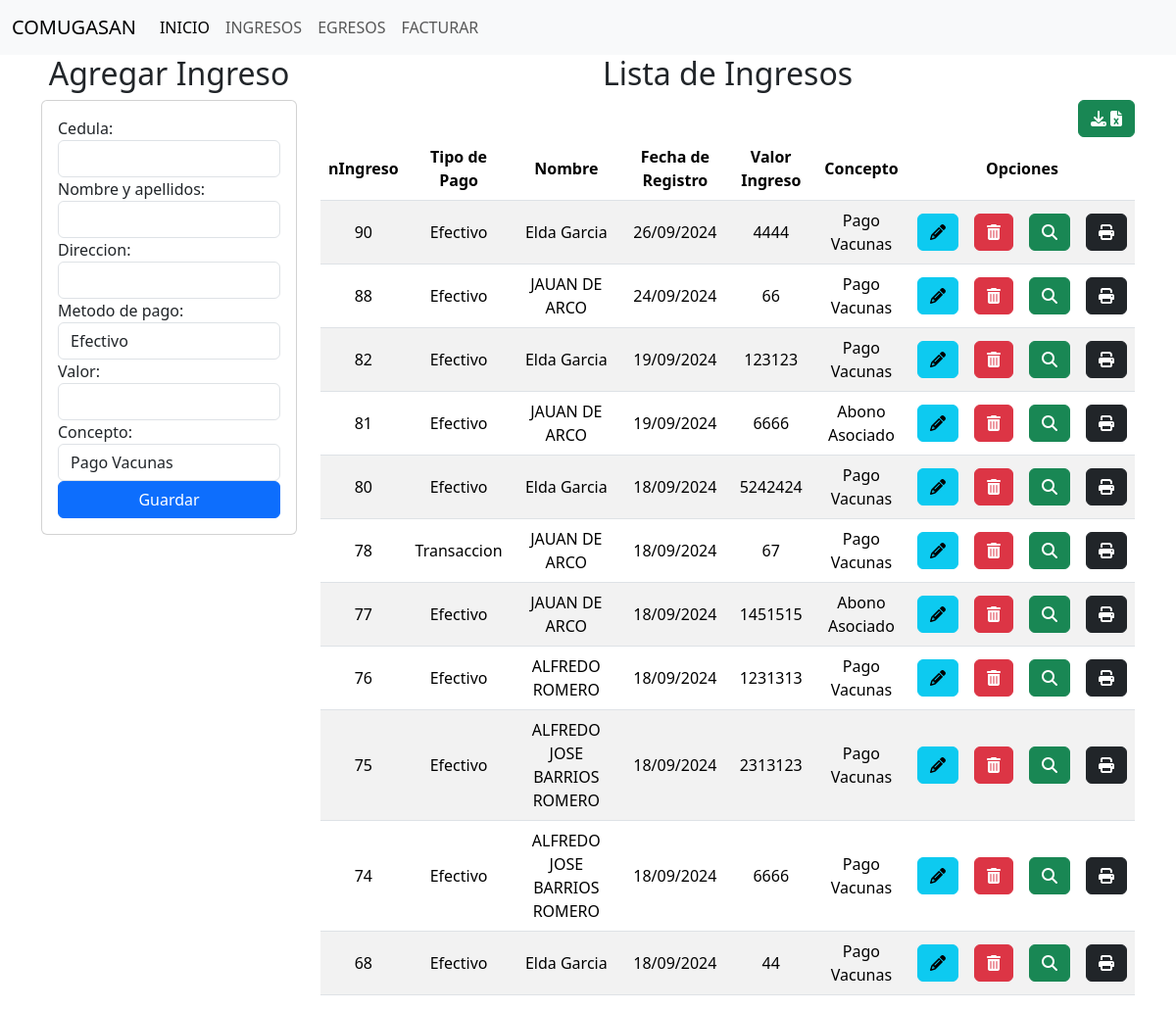
The page / on the database its author committed.
### comite/models.py (models this page shows, shortened)
class Ingresos(models.Model):
    nIngreso = models.AutoField(primary_key=True)
    usuario = models.ForeignKey(Usuarios, on_delete=models.CASCADE,null=True)
    tipo_pago = models.CharField(max_length=20)
    ciudad = models.CharField(max_length=100,default='San Juan Nepomuceno',editable=False)
    fecha = models.DateTimeField(auto_now_add=True,editable=False)
    valorIngreso = models.IntegerField(default=0,blank=True,null=True)
    concepto = models.CharField(max_length=200)

class Usuarios(models.Model):
    cedula = models.IntegerField(primary_key=True)
    nombre_completo = models.CharField(max_length=100)
    direccion = models.CharField(max_length=255)

### comite/views.py (the view)
# urls.py: path('', views.home),
def home(request):
    ingresos = Ingresos.objects.all()
    usuarios = Usuarios.objects.all()
    ingresos_invertidos = []
    for i in ingresos[::-1]:
        ingresos_invertidos.append(i)
    return render(request,"ingresos/ingresos.html",{"ingresos":ingresos_invertidos,"usuarios":usuarios})

### comite/templates/ingresos/ingresos.html (shortened to what this page needs)
{% extends "base.html" %}
{% block body %}
<div class="row">
    <div class=" col-sm-12 col-md-6 col-lg-3 col-xl-3">
        <h2 style="text-align: center;">Agregar Ingreso</h2>
        <div class="card">
            <div class="card-body">
                <form action="/registrarIngreso/" id="registro-form" method="POST">{% csrf_token %}
                    <div class="form-group">
                        <label>Cedula:</label>
                        <input  class="form-control" type="text" id="cedula" name="cedula"   maxlength="20" required >
                    </div>
                    <div class="form-group">
                        <label>Nombre y apellidos:</label>
                        <input  class="form-control" type="text" id="nombre_completo" name="nombre_completo"   maxlength="100" required >
                    </div>
                    <div class="form-group">
                        <label>Direccion:</label>
                        <input  class="form-control" type="text" id="direccion" name="direccion"   maxlength="100" required>
                    </div>
                    <label for="tipo_pago">Metodo de pago:</label>
                    <select id="tipo_pago"  class="form-control" name="tipo_pago">
                        <option value="Efectivo">Efectivo</option>
                    </select>
                    <div class="form-group">
                        <label>Valor:</label>
                        <input  class="form-control" type="number" id="valorIngreso" name="valorIngreso"   maxlength="20" required >
                    </div>
                    <div>
                        <label for="concepto">Concepto:</label>
                        <select id="concepto" class="form-control"  name="concepto">
                            <option value="Pago Vacunas">Pago Vacunas</option>
                        </select>
                    </div>
                    <div class="form-group">
                        <button type="submit" class="btn btn-primary  w-100 text-white">Guardar</button>
                    </div>
                </form>
            </div>
        </div>
    </div>
    <div class=" col-sm-12 col-md-6 col-lg-9 col-xl-9">
        <h2 style="text-align: center;">Lista de Ingresos</h2>
        <div style="text-align: right;">
        <td><a href="/descargarExcelIngresos/" class="btn btn-success">  <i class="fa-solid fa-download">&nbsp;</i><i class="fa-solid fa-file-excel"> </i></i></></a></td>
        </div>
        <div class="table-responsive">
            <table class="table table-striped">
                <thead>
                    <tr>
                        <th>nIngreso</th>
                        <th>Tipo de Pago</th>
                        <th>Nombre</th>
                        <th>Fecha de Registro</th>
                        <th>Valor Ingreso</th>
                        <th>Concepto</th>
                        <th colspan="4">Opciones</th>
                    </tr>
                </thead>
                <tbody>
                    {% for items in ingresos %}
                    <tr>
                        <td>{{items.nIngreso}}</td>
                        <td>{{items.tipo_pago}}</td>
                        <td>{{items.usuario.nombre_completo}}</td>
                        <td>{{items.fecha|date:"d/m/Y"}}</td>
                        <td>{{items.valorIngreso}}</td>
                        <td>{{items.concepto}}</td>
                        <td><a href="edicionIngreso/{{items.nIngreso}}" class="btn btn-info"><i class="fa-solid fa-pencil"></i></a></td>
                        <td><a href="eliminacionIngreso/{{items.nIngreso}}" class="btn btn-danger btnEliminacion"> <i class="fa-solid fa-trash-can"></i></a></td>
                        <td><a href="detalleIngreso/{{items.nIngreso}}" class="btn btn-success"><i class="fa-solid fa-magnifying-glass"></i></a></td>
                        <td><a href="detallePDF/{{items.nIngreso}}" onclick="abrirPopup(event, 'detallePDF/{{items.nIngreso}}', 'Mi ventana emergente', 800, 1000)"  class="btn btn-dark"><i class="fa-solid fa-print"></i></i></i></a></td>
                    </tr>
                    {% endfor%}
                </tbody>
            </table>
        </div>
    </div>
</div>
{% endblock %}

### comite/static/css/ingresos.css (style rules this page uses)
th, td { text-align: center; vertical-align: middle; }

### rows shown on the page
Ingresos: nIngreso "90", tipo_pago "Efectivo", usuario.nombre_completo "Elda Garcia", fecha "26/09/2024", valorIngreso "4444", concepto "Pago Vacunas"
Ingresos: nIngreso "88", tipo_pago "Efectivo", usuario.nombre_completo "JAUAN DE ARCO", fecha "24/09/2024", valorIngreso "66", concepto "Pago Vacunas"
Ingresos: nIngreso "82", tipo_pago "Efectivo", usuario.nombre_completo "Elda Garcia", fecha "19/09/2024", valorIngreso "123123", concepto "Pago Vacunas"
Ingresos: nIngreso "81", tipo_pago "Efectivo", usuario.nombre_completo "JAUAN DE ARCO", fecha "19/09/2024", valorIngreso "6666", concepto "Abono Asociado"
Ingresos: nIngreso "80", tipo_pago "Efectivo", usuario.nombre_completo "Elda Garcia", fecha "18/09/2024", valorIngreso "5242424", concepto "Pago Vacunas"
Ingresos: nIngreso "78", tipo_pago "Transaccion", usuario.nombre_completo "JAUAN DE ARCO", fecha "18/09/2024", valorIngreso "67", concepto "Pago Vacunas"
Ingresos: nIngreso "77", tipo_pago "Efectivo", usuario.nombre_completo "JAUAN DE ARCO", fecha "18/09/2024", valorIngreso "1451515", concepto "Abono Asociado"
Ingresos: nIngreso "76", tipo_pago "Efectivo", usuario.nombre_completo "ALFREDO ROMERO", fecha "18/09/2024", valorIngreso "1231313", concepto "Pago Vacunas"
Ingresos: nIngreso "75", tipo_pago "Efectivo", usuario.nombre_completo "ALFREDO JOSE BARRIOS ROMERO", fecha "18/09/2024", valorIngreso "2313123", concepto "Pago Vacunas"
Ingresos: nIngreso "74", tipo_pago "Efectivo", usuario.nombre_completo "ALFREDO JOSE BARRIOS ROMERO", fecha "18/09/2024", valorIngreso "6666", concepto "Pago Vacunas"
Ingresos: nIngreso "68", tipo_pago "Efectivo", usuario.nombre_completo "Elda Garcia", fecha "18/09/2024", valorIngreso "44", concepto "Pago Vacunas"
